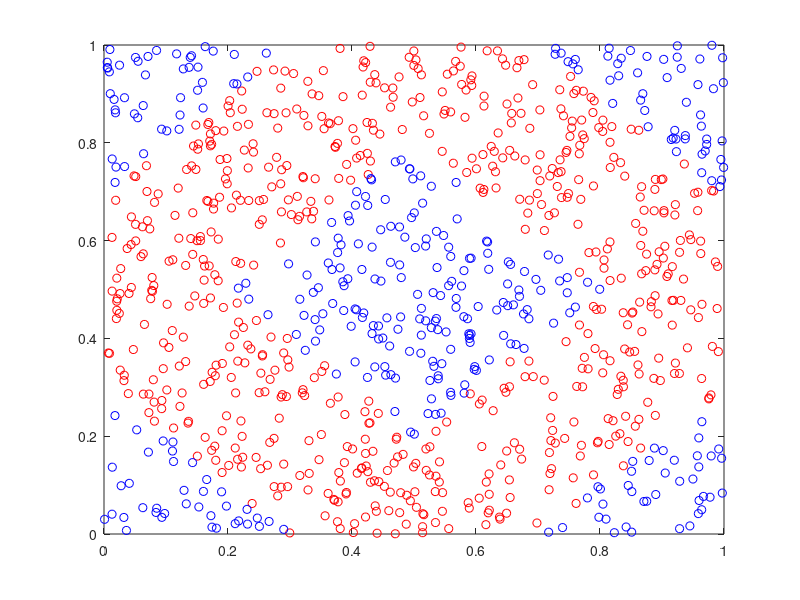

Source code (MATLAB): (Note: this script raises an error after producing the figure.)
%% parameters for the model

n_epochs = 200;     % number of epochs to train
n_neurons = [19,17,13];     % number of neurons
n_outputs = 1;      % one output (binary classification problem)

%% generate our training set

% learn a complex function (like a circle with a hole in it)
N_POINTS = 1000;
x_data = rand(N_POINTS, 2); % 2-dimensional data
y_hat = x_data(:,1) + x_data(:,2) > 0.3 ...
        & x_data(:,1) + x_data(:,2) < 1.7 ...
        & x_data(:,1) - x_data(:,2) < 0.7 ...
        & x_data(:,2) - x_data(:,1) < 0.7 ...
        & (x_data(:,2) - x_data(:,1) > 0.3 | x_data(:,1) - x_data(:,2) > 0.3 | x_data(:,1) + x_data(:,2) < 0.7 | x_data(:,1) + x_data(:,2) > 1.3);
% y_hat = (x_data(:,1)-0.5) .* (x_data(:,1)-0.5) + (x_data(:,2)-0.5) .* (x_data(:,2)-0.5) < 0.25 ...
%         & (x_data(:,1)-0.5) .* (x_data(:,1)-0.5) + (x_data(:,2)-0.5) .* (x_data(:,2)-0.5) > 0.05;
% y_hat = x_data(:,1) + x_data(:,2) < 0.5 ...
%         | x_data(:,1) + x_data(:,2) > 1.5;

% positive and negative training examples
x_pos = x_data(y_hat,:);
x_neg = x_data(~y_hat,:);

% plot the data: red is positive, blue is negative
PLOT = 1;
if PLOT
    figure;
    plot(x_pos(:,1), x_pos(:,2), 'ro');
    hold on;
    plot(x_neg(:,1), x_neg(:,2), 'bo');
    hold off;
end

%% construct the network itself

% Initialize the two sets of weights (two-layer neural network)
W1 = rand(size(x_data,2), n_neurons(1)) * 2 - 1;
bias1 = rand(1, n_neurons(1)) * 2 - 1;

W2 = rand(n_neurons(1), n_neurons(2)) * 2 - 1;
bias2 = rand(1, n_neurons(2)) * 2 - 1;

W3 = rand(n_neurons(2), n_neurons(3)) * 2 - 1;
bias3 = rand(1, n_neurons(3)) * 2 - 1;

W4 = rand(n_neurons(3), n_outputs) * 2 - 1;
bias4 = rand(1, n_outputs) * 2 - 1;

%  train the network

LEARNING_RATE = 0.01;
batch_error = numel(y_hat);

% can adjust this value based on how the model seems to be converging
while batch_error > 0.05
    batch = randperm(N_POINTS, 200);
    x_batch = x_data(batch, :);
    y_batch = y_hat(batch, :);
    
    for l=1:n_epochs
        [~,W1,W2,W3,W4,bias1,bias2,bias3,bias4] = four_layer_update(x_batch,y_batch,W1,W2,W3,W4,bias1,bias2,bias3,bias4,LEARNING_RATE,1);
    end
    
    [output] = four_layer_update(x_data,y_hat,W1,W2,W3,W4,bias1,bias2,bias3,bias4,LEARNING_RATE,0);
    
    % l2 error
    batch_error = sum(sum((y_hat - output) .* (y_hat - output))) / numel(y_hat);
    fprintf('total error: %d learning rate: %d\n', batch_error, LEARNING_RATE);
    
    LEARNING_RATE = LEARNING_RATE * 0.99;
end

%% wta part (sort of works... wta's time component is a bit hairy)

% basically learns what bias will allow the wta part to work correctly
% since the wta part is time-dependent it sorts the z2's in increasing
% order (uncomment last line to graph result idea)

[output] = four_layer_update(x_data,y_hat,W1,W2,W3,W4,bias1,bias2,bias3,bias4,LEARNING_RATE,0);
[bias, wta, batch_error] = learn_wta_bias(output, y_hat, 0.001, 10000, 1);
disp(batch_error);

plot(sort(output)); hold on; plot(wta);

%% graph result of classification for comparison

figure;

% plot the original data: red is positive, blue is negative
ax(1) = subplot(2,2,1);
plot(x_pos(:,1), x_pos(:,2), 'ro');
hold on;
plot(x_neg(:,1), x_neg(:,2), 'bo');
hold off;
title('Desired classifications');

[output] = four_layer_update(x_data,y_hat,W1,W2,W3,W4,bias1,bias2,bias3,bias4,LEARNING_RATE,0);

% plot the learned data: red is positive, blue is negative (decision
% boundary is 0.5)
pos = output > 0.5;
train_pos = x_data(pos,:);
train_neg = x_data(~pos,:);

ax(2) = subplot(2,2,2);
plot(train_pos(:,1), train_pos(:,2), 'ro');
hold on;
plot(train_neg(:,1), train_neg(:,2), 'bo');
hold off;
title('Learned classifications');

% plot the differences
diff_pos = pos == 1 & y_hat == 0;
diff_neg = pos == 0 & y_hat == 1;
x_diff_pos = x_data(diff_pos,:);
x_diff_neg = x_data(diff_neg,:);

ax(3) = subplot(2,2,3);
plot(x_diff_pos(:,1), x_diff_pos(:,2), 'ro');
hold on;
plot(x_diff_neg(:,1), x_diff_neg(:,2), 'bo');
hold off;
title('Incorrect classifications');

% plot the contour
VERT = 100;
HORI = 100;
x_test = [repmat(linspace(0,1,VERT),[1,HORI]); sort(repmat(linspace(0,1,HORI),[1,VERT]))]';
[output] = four_layer_update(x_test,y_hat,W1,W2,W3,W4,bias1,bias2,bias3,bias4,LEARNING_RATE,0);
pos = output > 0.5;
train_pos = x_test(pos,:);
train_neg = x_test(~pos,:);

ax(4) = subplot(2,2,4);
plot(train_pos(:,1), train_pos(:,2), 'r.', 'markersize', 15);
hold on;
plot(train_neg(:,1), train_neg(:,2), 'b.', 'markersize', 15);
hold off;
title('Decision boundaries');

linkaxes(ax, 'xy');
